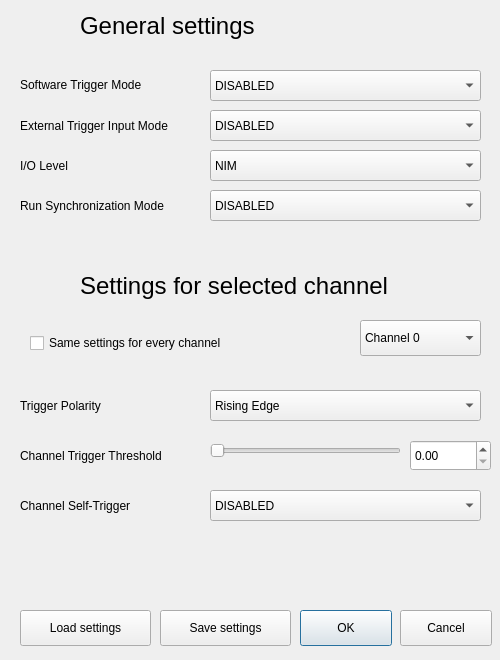
<?xml version="1.0" encoding="UTF-8"?>
<ui version="4.0">
 <class>Trigger_Configuration</class>
 <widget class="QDialog" name="Trigger_Configuration">
  <property name="enabled">
   <bool>true</bool>
  </property>
  <property name="geometry">
   <rect>
    <x>0</x>
    <y>0</y>
    <width>500</width>
    <height>660</height>
   </rect>
  </property>
  <property name="windowTitle">
   <string>Trigger Configuration</string>
  </property>
  <widget class="QPushButton" name="pushButton_TriggConfig_OK">
   <property name="geometry">
    <rect>
     <x>300</x>
     <y>610</y>
     <width>92</width>
     <height>36</height>
    </rect>
   </property>
   <property name="text">
    <string>OK</string>
   </property>
  </widget>
  <widget class="QPushButton" name="pushButton_TriggConfig_Cancel">
   <property name="geometry">
    <rect>
     <x>400</x>
     <y>610</y>
     <width>92</width>
     <height>36</height>
    </rect>
   </property>
   <property name="text">
    <string>Cancel</string>
   </property>
  </widget>
  <widget class="QComboBox" name="comboBox_SoftwareTriggerMode">
   <property name="geometry">
    <rect>
     <x>210</x>
     <y>70</y>
     <width>271</width>
     <height>31</height>
    </rect>
   </property>
   <item>
    <property name="text">
     <string>DISABLED</string>
    </property>
   </item>
   <item>
    <property name="text">
     <string>TRIGGER OUTPUT</string>
    </property>
   </item>
   <item>
    <property name="text">
     <string>ACQUISITION TRIGGER</string>
    </property>
   </item>
   <item>
    <property name="text">
     <string>ACQUISITION &amp; TRIGGER OUTPUT</string>
    </property>
   </item>
  </widget>
  <widget class="QLabel" name="label">
   <property name="geometry">
    <rect>
     <x>20</x>
     <y>69</y>
     <width>161</width>
     <height>31</height>
    </rect>
   </property>
   <property name="text">
    <string>Software Trigger Mode</string>
   </property>
  </widget>
  <widget class="QComboBox" name="comboBox_ExternalTriggerInputMode">
   <property name="geometry">
    <rect>
     <x>210</x>
     <y>110</y>
     <width>271</width>
     <height>31</height>
    </rect>
   </property>
   <item>
    <property name="text">
     <string>DISABLED</string>
    </property>
   </item>
   <item>
    <property name="text">
     <string>TRIGGER OUTPUT</string>
    </property>
   </item>
   <item>
    <property name="text">
     <string>ACQUISITION TRIGGER</string>
    </property>
   </item>
   <item>
    <property name="text">
     <string>ACQUISITION &amp; TRIGGER OUTPUT</string>
    </property>
   </item>
  </widget>
  <widget class="QLabel" name="label_2">
   <property name="geometry">
    <rect>
     <x>20</x>
     <y>110</y>
     <width>191</width>
     <height>31</height>
    </rect>
   </property>
   <property name="text">
    <string>External Trigger Input Mode</string>
   </property>
  </widget>
  <widget class="QComboBox" name="comboBox_ChannelSelfTrigger">
   <property name="geometry">
    <rect>
     <x>210</x>
     <y>490</y>
     <width>271</width>
     <height>31</height>
    </rect>
   </property>
   <item>
    <property name="text">
     <string>DISABLED</string>
    </property>
   </item>
   <item>
    <property name="text">
     <string>TRIGGER OUTPUT</string>
    </property>
   </item>
   <item>
    <property name="text">
     <string>ACQUISITION TRIGGER</string>
    </property>
   </item>
   <item>
    <property name="text">
     <string>ACQUISITION &amp; TRIGGER OUTPUT</string>
    </property>
   </item>
  </widget>
  <widget class="QLabel" name="label_3">
   <property name="geometry">
    <rect>
     <x>20</x>
     <y>490</y>
     <width>151</width>
     <height>31</height>
    </rect>
   </property>
   <property name="text">
    <string>Channel Self-Trigger</string>
   </property>
  </widget>
  <widget class="QPushButton" name="pushButton_TriggConfig_Load">
   <property name="geometry">
    <rect>
     <x>20</x>
     <y>610</y>
     <width>131</width>
     <height>36</height>
    </rect>
   </property>
   <property name="text">
    <string>Load settings</string>
   </property>
  </widget>
  <widget class="QPushButton" name="pushButton_TriggConfig_Save">
   <property name="geometry">
    <rect>
     <x>160</x>
     <y>610</y>
     <width>131</width>
     <height>36</height>
    </rect>
   </property>
   <property name="text">
    <string>Save settings</string>
   </property>
  </widget>
  <widget class="QSlider" name="horizontalSlider_ChannelTriggerThreshold">
   <property name="geometry">
    <rect>
     <x>210</x>
     <y>440</y>
     <width>191</width>
     <height>21</height>
    </rect>
   </property>
   <property name="minimum">
    <number>0</number>
   </property>
   <property name="maximum">
    <number>2000</number>
   </property>
   <property name="orientation">
    <enum>Qt::Horizontal</enum>
   </property>
  </widget>
  <widget class="QLabel" name="label_5">
   <property name="geometry">
    <rect>
     <x>20</x>
     <y>440</y>
     <width>181</width>
     <height>31</height>
    </rect>
   </property>
   <property name="text">
    <string>Channel Trigger Threshold</string>
   </property>
  </widget>
  <widget class="QLabel" name="label_4">
   <property name="geometry">
    <rect>
     <x>20</x>
     <y>150</y>
     <width>81</width>
     <height>31</height>
    </rect>
   </property>
   <property name="text">
    <string>I/O Level</string>
   </property>
  </widget>
  <widget class="QComboBox" name="comboBox_IOLevel">
   <property name="geometry">
    <rect>
     <x>210</x>
     <y>150</y>
     <width>271</width>
     <height>31</height>
    </rect>
   </property>
   <item>
    <property name="text">
     <string>NIM</string>
    </property>
   </item>
   <item>
    <property name="text">
     <string>TTL</string>
    </property>
   </item>
  </widget>
  <widget class="QLabel" name="label_6">
   <property name="geometry">
    <rect>
     <x>20</x>
     <y>390</y>
     <width>111</width>
     <height>31</height>
    </rect>
   </property>
   <property name="text">
    <string>Trigger Polarity</string>
   </property>
  </widget>
  <widget class="QComboBox" name="comboBox_TriggerPolarity">
   <property name="geometry">
    <rect>
     <x>210</x>
     <y>390</y>
     <width>271</width>
     <height>31</height>
    </rect>
   </property>
   <item>
    <property name="text">
     <string>Rising Edge</string>
    </property>
   </item>
   <item>
    <property name="text">
     <string>Falling Edge</string>
    </property>
   </item>
  </widget>
  <widget class="QDoubleSpinBox" name="doubleSpinBox_ChannelTriggerThreshold">
   <property name="geometry">
    <rect>
     <x>410</x>
     <y>440</y>
     <width>81</width>
     <height>31</height>
    </rect>
   </property>
   <property name="minimum">
    <double>0.000000000000000</double>
   </property>
   <property name="maximum">
    <double>2000.000000000000000</double>
   </property>
   <property name="singleStep">
    <double>1.000000000000000</double>
   </property>
  </widget>
  <widget class="QLabel" name="label_7">
   <property name="geometry">
    <rect>
     <x>20</x>
     <y>190</y>
     <width>181</width>
     <height>31</height>
    </rect>
   </property>
   <property name="text">
    <string>Run Synchronization Mode</string>
   </property>
  </widget>
  <widget class="QComboBox" name="RunSynchronizationMode">
   <property name="geometry">
    <rect>
     <x>210</x>
     <y>190</y>
     <width>271</width>
     <height>31</height>
    </rect>
   </property>
   <item>
    <property name="text">
     <string>DISABLED</string>
    </property>
   </item>
   <item>
    <property name="text">
     <string>TRG-OUT / TRG-IN DAISY CHAIN</string>
    </property>
   </item>
   <item>
    <property name="text">
     <string>TRG-OUT / S-IN CONTROLLED</string>
    </property>
   </item>
   <item>
    <property name="text">
     <string>S-IN CONTROLLED</string>
    </property>
   </item>
  </widget>
  <widget class="QComboBox" name="comboBox_Channels">
   <property name="geometry">
    <rect>
     <x>360</x>
     <y>320</y>
     <width>121</width>
     <height>36</height>
    </rect>
   </property>
   <item>
    <property name="text">
     <string>Channel 0</string>
    </property>
   </item>
   <item>
    <property name="text">
     <string>Channel 1</string>
    </property>
   </item>
   <item>
    <property name="text">
     <string>Channel 2</string>
    </property>
   </item>
   <item>
    <property name="text">
     <string>Channel 3</string>
    </property>
   </item>
   <item>
    <property name="text">
     <string>Channel 4</string>
    </property>
   </item>
   <item>
    <property name="text">
     <string>Channel 5</string>
    </property>
   </item>
   <item>
    <property name="text">
     <string>Channel 6</string>
    </property>
   </item>
   <item>
    <property name="text">
     <string>Channel 7</string>
    </property>
   </item>
  </widget>
  <widget class="QLabel" name="label_8">
   <property name="geometry">
    <rect>
     <x>80</x>
     <y>10</y>
     <width>201</width>
     <height>31</height>
    </rect>
   </property>
   <property name="font">
    <font>
     <pointsize>18</pointsize>
    </font>
   </property>
   <property name="text">
    <string>General settings</string>
   </property>
  </widget>
  <widget class="QLabel" name="label_9">
   <property name="geometry">
    <rect>
     <x>80</x>
     <y>270</y>
     <width>321</width>
     <height>31</height>
    </rect>
   </property>
   <property name="font">
    <font>
     <pointsize>18</pointsize>
    </font>
   </property>
   <property name="text">
    <string>Settings for selected channel</string>
   </property>
  </widget>
  <widget class="QCheckBox" name="checkBox_EveryChannel">
   <property name="geometry">
    <rect>
     <x>30</x>
     <y>330</y>
     <width>241</width>
     <height>26</height>
    </rect>
   </property>
   <property name="text">
    <string>Same settings for every channel</string>
   </property>
  </widget>
 </widget>
 <resources/>
 <connections/>
</ui>
